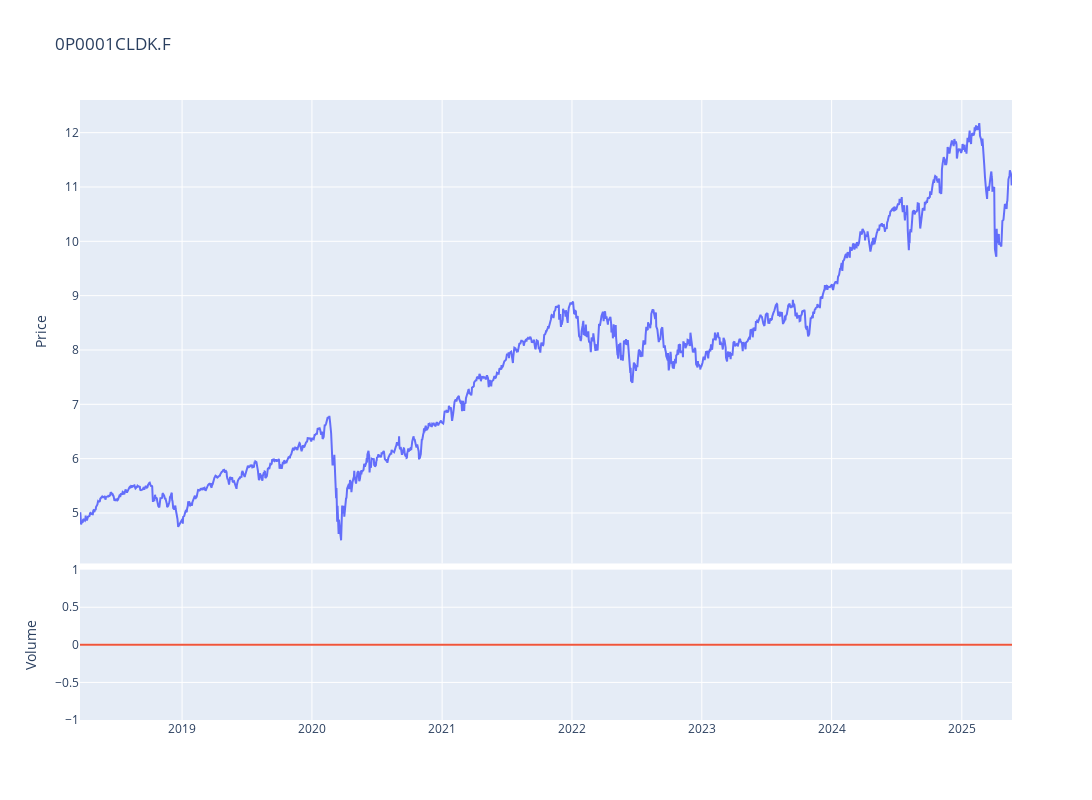

The notebook cell this image was saved under:
### Code cell
fig = make_subplots(rows=4, cols=1,shared_xaxes=True,vertical_spacing=0.01,specs=[[{'rowspan':3,'colspan':1}],[None],[None],[{'rowspan':1,'colspan':1}]])

# Graph (1,1)
fig.add_trace(go.Scatter(x=stock_ticker.index,y=stock_ticker['Adj Close'],mode="lines",name=f"{ticker}"),row=1, col=1)
# Update xaxis properties
fig.update_yaxes(title_text="Price", row=1, col=1)

# Graph (4,1)
fig.add_trace(go.Scatter(x=stock_ticker.index,y=stock_ticker['Volume'],mode="lines",name='Volume'),row=4, col=1)
fig.update_yaxes(title_text="Volume", row=4, col=1)

fig.update_layout(height=800, width=1300,showlegend=False,title=f"{ticker}")

fig.show()

### Figure 1 — Plotly figure (JSON) as saved in the notebook; plotly's stock layout.template omitted (floating-point values rounded to 4 significant figures; data arrays with more than 128 entries replaced by an {"elided": "..."} marker saying what was removed)
{"data": [{"mode": "lines", "name": "0P0001CLDK.F", "type": "scatter", "x": {"elided": "1818 str values"}, "xaxis": "x", "y": {"elided": "1818 float values"}, "yaxis": "y"}, {"mode": "lines", "name": "Volume", "type": "scatter", "x": {"elided": "1818 str values"}, "xaxis": "x2", "y": {"elided": "1818 int values"}, "yaxis": "y2"}], "layout": {"height": 800, "showlegend": false, "title": {"text": "0P0001CLDK.F"}, "width": 1300, "xaxis": {"anchor": "y", "domain": [0, 1], "matches": "x2", "showticklabels": false}, "xaxis2": {"anchor": "y2", "domain": [0, 1]}, "yaxis": {"anchor": "x", "domain": [0.2525, 1], "title": {"text": "Price"}}, "yaxis2": {"anchor": "x2", "domain": [0, 0.2425], "title": {"text": "Volume"}}}}
